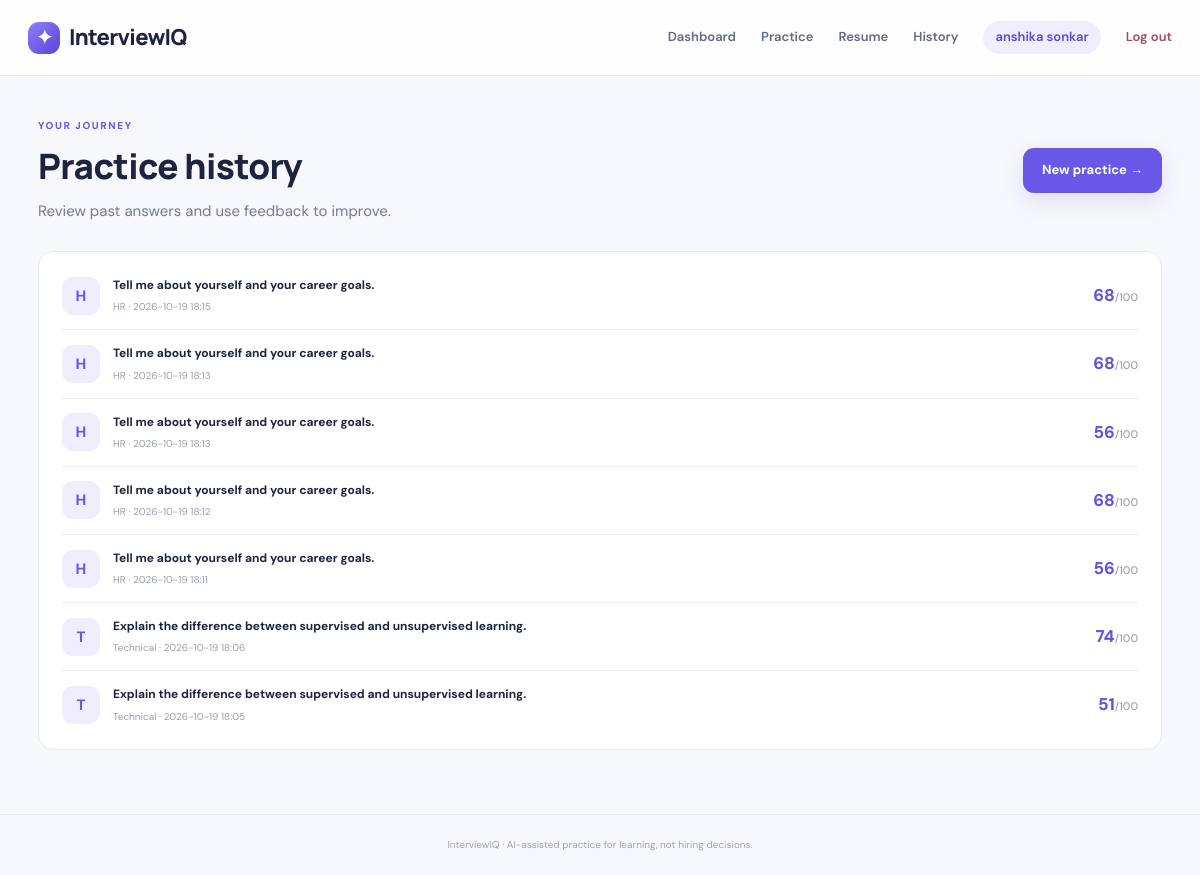
Screenshot of /history (signed in) with the database file from the repository.
### tables this page shows
CREATE TABLE users (
            id INTEGER PRIMARY KEY AUTOINCREMENT, name TEXT NOT NULL,
            email TEXT NOT NULL UNIQUE, password_hash TEXT NOT NULL,
            created_at TEXT NOT NULL);

CREATE TABLE interviews (
            id INTEGER PRIMARY KEY AUTOINCREMENT, user_id INTEGER NOT NULL,
            category TEXT NOT NULL, question TEXT NOT NULL, answer TEXT NOT NULL,
            score REAL NOT NULL, feedback TEXT NOT NULL, strengths TEXT NOT NULL,
            improvements TEXT NOT NULL, created_at TEXT NOT NULL,
            FOREIGN KEY(user_id) REFERENCES users(id));

### app.py (the view)
@app.get("/history", response_class=HTMLResponse)
def history(request: Request):
    user = require_user(request)
    with db() as c:
        rows = c.execute("SELECT * FROM interviews WHERE user_id=? ORDER BY id DESC", (user["id"],)).fetchall()
    return render(request, "history.html", {"history":rows})

### templates/history.html
{% extends "base.html" %}{% block title %}Practice history — InterviewIQ{% endblock %}
{% block content %}
<section class="page-heading"><div><div class="eyebrow">YOUR JOURNEY</div><h1>Practice history</h1><p class="muted">Review past answers and use feedback to improve.</p></div><a class="btn primary" href="/interview">New practice →</a></section>
<div class="panel history-panel">
{% if history %}{% for item in history %}
<a class="history-item" href="/report/{{ item.id }}"><div class="history-icon">{{ 'T' if item.category=='Technical' else ('H' if item.category=='HR' else 'B') }}</div><div class="history-main"><strong>{{ item.question }}</strong><span>{{ item.category }} · {{ item.created_at[:16].replace('T',' ') }}</span></div><div class="mini-score">{{ item.score|int }}<small>/100</small></div></a>
{% endfor %}{% else %}<div class="empty-state"><h3>No practice history yet</h3><p>Complete a practice question to create your first report.</p><a class="btn primary" href="/interview">Start practicing</a></div>{% endif %}
</div>
{% endblock %}

### templates/base.html (shortened to what this page needs)
<!doctype html>
<html lang="en">
<head>
  <link rel="stylesheet" href="/static/style.css">
</head>
<body>
<header class="topbar">
  <a class="brand" href="/"><span class="brand-icon">✦</span> InterviewIQ</a>
  <nav>
    {% if user %}
      <a href="/dashboard">Dashboard</a><a href="/interview">Practice</a><a href="/resume">Resume</a><a href="/history">History</a>
      <span class="user-chip">{{ user.name }}</span><a class="nav-logout" href="/logout">Log out</a>
    {% else %}
      <a href="/login">Log in</a><a class="nav-cta" href="/signup">Get started</a>
    {% endif %}
  </nav>
</header>
<main class="container">
  {% block content %}{% endblock %}
</main>
<footer>InterviewIQ · AI-assisted practice for learning, not hiring decisions.</footer>
</body>
</html>

### static/style.css (style rules this page uses)
:root { --bg:#f7f8fc;--ink:#1e2340;--muted:#747b95;--line:#e8eaf2;--purple:#6957e8;--purple-dark:#5140cb;--soft-purple:#f0edff;--white:#fff;--green:#1b9a72;--shadow:0 18px 55px rgba(35,39,82,.07) }
* { box-sizing:border-box }
body { margin:0;background:var(--bg);color:var(--ink);font-family:'DM Sans',sans-serif;font-size:15px;line-height:1.6 }
a { color:inherit;text-decoration:none }
.topbar { height:76px;display:flex;align-items:center;justify-content:space-between;padding:0 max(calc((100% - 1180px)/2),28px);background:rgba(255,255,255,.9);border-bottom:1px solid var(--line);gap:24px }
.brand { font-family:Manrope,sans-serif;font-size:22px;font-weight:800;letter-spacing:-.7px;display:flex;align-items:center;gap:9px }
.brand-icon { display:grid;place-items:center;width:32px;height:32px;border-radius:11px;color:white;background:linear-gradient(135deg,#8e7dff,#5945d2);font-size:19px }
.topbar nav { display:flex;align-items:center;gap:25px;font-size:13px;font-weight:600;color:#626983 }
.user-chip { background:#f0edff;color:#5a4bd1;padding:6px 12px;border-radius:30px }
.nav-logout { color:#a14d5a }
.container { max-width:1180px;margin:0 auto;padding:42px 28px 64px;min-height:calc(100vh - 145px) }
h1,h2,h3,p { margin-top:0 }
h1,h2,h3 { font-family:Manrope,sans-serif;letter-spacing:-.6px }
h1 { font-size:clamp(30px,4vw,43px);line-height:1.18;margin-bottom:12px;font-weight:800 }
.muted { color:var(--muted) }
.eyebrow { font-size:10px;letter-spacing:1.6px;font-weight:800;color:var(--purple);margin-bottom:12px }
.btn { border:0;display:inline-flex;align-items:center;justify-content:center;gap:12px;padding:12px 19px;border-radius:11px;font-weight:700;font-size:13px;cursor:pointer;transition:.18s }
.primary { background:var(--purple);color:#fff;box-shadow:0 8px 20px #6957e82b }
.mock-top,.question-meta,.answer-footer,.panel-heading,.page-heading,.report-heading { display:flex;justify-content:space-between;align-items:center;gap:16px }
.page-heading { margin-bottom:28px }
.page-heading h1 { font-size:35px }
.page-heading p { margin-bottom:0 }
.stat-card,.panel { background:#fff;border:1px solid var(--line);border-radius:15px;padding:22px }
.stat-card strong small,.mini-score small { font-size:11px;color:#9ba0b2;font-weight:500 }
.history-item { display:flex;align-items:center;gap:13px;padding:14px 0;border-bottom:1px solid #f0f1f6 }
.history-item:last-child { border-bottom:0 }
.history-icon { width:38px;height:38px;display:grid;place-items:center;border-radius:11px;background:#f0edff;color:#6957e8;font-weight:800;flex-shrink:0 }
.history-main { flex:1;min-width:0 }
.history-main strong { display:block;font-size:12px;white-space:nowrap;overflow:hidden;text-overflow:ellipsis }
.history-main span { display:block;font-size:10px;color:#9a9fb0;margin-top:4px }
.mini-score { font-weight:800;font-size:17px;color:#6653dd }
.history-panel { padding:10px 23px }
footer { text-align:center;border-top:1px solid var(--line);padding:22px;color:#a0a4b5;font-size:10px }

### rows the page displays
users: name "anshika sonkar"
interviews: category "H", question "Tell me about yourself and your career goals.", category "HR", created_at "2026-10-19 18:15", score "68"
interviews: category "H", question "Tell me about yourself and your career goals.", category "HR", created_at "2026-10-19 18:13", score "68"
interviews: category "H", question "Tell me about yourself and your career goals.", category "HR", created_at "2026-10-19 18:13", score "56"
interviews: category "H", question "Tell me about yourself and your career goals.", category "HR", created_at "2026-10-19 18:12", score "68"
interviews: category "H", question "Tell me about yourself and your career goals.", category "HR", created_at "2026-10-19 18:11", score "56"
interviews: category "T", question "Explain the difference between supervised and unsupervised learning.", category "Technical", created_at "2026-10-19 18:06", score "74"
interviews: category "T", question "Explain the difference between supervised and unsupervised learning.", category "Technical", created_at "2026-10-19 18:05", score "51"
